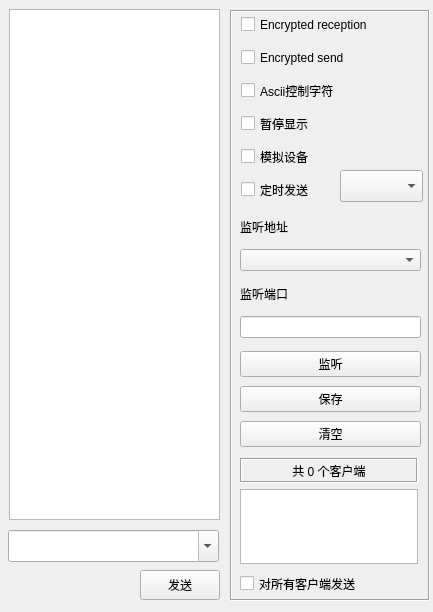
<?xml version="1.0" encoding="UTF-8"?>
<ui version="4.0">
 <class>frmUdpServer</class>
 <widget class="QWidget" name="frmUdpServer">
  <property name="geometry">
   <rect>
    <x>0</x>
    <y>0</y>
    <width>433</width>
    <height>612</height>
   </rect>
  </property>
  <property name="windowTitle">
   <string>Form</string>
  </property>
  <widget class="QTextEdit" name="txtMain">
   <property name="geometry">
    <rect>
     <x>9</x>
     <y>9</y>
     <width>211</width>
     <height>511</height>
    </rect>
   </property>
   <property name="readOnly">
    <bool>true</bool>
   </property>
  </widget>
  <widget class="QFrame" name="frame">
   <property name="geometry">
    <rect>
     <x>230</x>
     <y>10</y>
     <width>200</width>
     <height>591</height>
    </rect>
   </property>
   <property name="minimumSize">
    <size>
     <width>170</width>
     <height>0</height>
    </size>
   </property>
   <property name="maximumSize">
    <size>
     <width>200</width>
     <height>16777215</height>
    </size>
   </property>
   <property name="frameShape">
    <enum>QFrame::Box</enum>
   </property>
   <property name="frameShadow">
    <enum>QFrame::Sunken</enum>
   </property>
   <widget class="QCheckBox" name="ckHexReceive">
    <property name="geometry">
     <rect>
      <x>11</x>
      <y>1</y>
      <width>171</width>
      <height>27</height>
     </rect>
    </property>
    <property name="text">
     <string>Encrypted reception</string>
    </property>
   </widget>
   <widget class="QCheckBox" name="ckHexSend">
    <property name="geometry">
     <rect>
      <x>11</x>
      <y>34</y>
      <width>161</width>
      <height>27</height>
     </rect>
    </property>
    <property name="text">
     <string>Encrypted send</string>
    </property>
   </widget>
   <widget class="QCheckBox" name="ckAscii">
    <property name="geometry">
     <rect>
      <x>11</x>
      <y>67</y>
      <width>129</width>
      <height>27</height>
     </rect>
    </property>
    <property name="text">
     <string>Ascii控制字符</string>
    </property>
   </widget>
   <widget class="QCheckBox" name="ckShow">
    <property name="geometry">
     <rect>
      <x>11</x>
      <y>100</y>
      <width>95</width>
      <height>27</height>
     </rect>
    </property>
    <property name="text">
     <string>暂停显示</string>
    </property>
   </widget>
   <widget class="QCheckBox" name="ckDebug">
    <property name="geometry">
     <rect>
      <x>11</x>
      <y>133</y>
      <width>95</width>
      <height>27</height>
     </rect>
    </property>
    <property name="text">
     <string>模拟设备</string>
    </property>
   </widget>
   <widget class="QCheckBox" name="ckAutoSend">
    <property name="geometry">
     <rect>
      <x>11</x>
      <y>166</y>
      <width>95</width>
      <height>27</height>
     </rect>
    </property>
    <property name="text">
     <string>定时发送</string>
    </property>
   </widget>
   <widget class="QComboBox" name="cboxInterval">
    <property name="geometry">
     <rect>
      <x>110</x>
      <y>160</y>
      <width>83</width>
      <height>32</height>
     </rect>
    </property>
   </widget>
   <widget class="QLabel" name="labCount">
    <property name="geometry">
     <rect>
      <x>10</x>
      <y>448</y>
      <width>178</width>
      <height>25</height>
     </rect>
    </property>
    <property name="minimumSize">
     <size>
      <width>0</width>
      <height>25</height>
     </size>
    </property>
    <property name="frameShape">
     <enum>QFrame::Box</enum>
    </property>
    <property name="frameShadow">
     <enum>QFrame::Sunken</enum>
    </property>
    <property name="text">
     <string>共 0 个客户端</string>
    </property>
    <property name="alignment">
     <set>Qt::AlignCenter</set>
    </property>
   </widget>
   <widget class="QListWidget" name="listWidget">
    <property name="geometry">
     <rect>
      <x>10</x>
      <y>479</y>
      <width>178</width>
      <height>75</height>
     </rect>
    </property>
   </widget>
   <widget class="QCheckBox" name="ckSelectAll">
    <property name="geometry">
     <rect>
      <x>10</x>
      <y>560</y>
      <width>159</width>
      <height>27</height>
     </rect>
    </property>
    <property name="text">
     <string>对所有客户端发送</string>
    </property>
   </widget>
   <widget class="QWidget" name="">
    <property name="geometry">
     <rect>
      <x>10</x>
      <y>200</y>
      <width>181</width>
      <height>128</height>
     </rect>
    </property>
    <layout class="QGridLayout" name="gridLayout">
     <item row="0" column="0">
      <widget class="QLabel" name="labListenIP">
       <property name="text">
        <string>监听地址</string>
       </property>
      </widget>
     </item>
     <item row="1" column="0">
      <widget class="QComboBox" name="cboxListenIP"/>
     </item>
     <item row="2" column="0">
      <widget class="QLabel" name="labListenPort">
       <property name="text">
        <string>监听端口</string>
       </property>
      </widget>
     </item>
     <item row="3" column="0">
      <widget class="QLineEdit" name="txtListenPort"/>
     </item>
    </layout>
   </widget>
   <widget class="QWidget" name="">
    <property name="geometry">
     <rect>
      <x>10</x>
      <y>338</y>
      <width>181</width>
      <height>104</height>
     </rect>
    </property>
    <layout class="QVBoxLayout" name="verticalLayout">
     <item>
      <widget class="QPushButton" name="btnListen">
       <property name="text">
        <string>监听</string>
       </property>
      </widget>
     </item>
     <item>
      <widget class="QPushButton" name="btnSave">
       <property name="text">
        <string>保存</string>
       </property>
      </widget>
     </item>
     <item>
      <widget class="QPushButton" name="btnClear">
       <property name="text">
        <string>清空</string>
       </property>
      </widget>
     </item>
    </layout>
   </widget>
  </widget>
  <widget class="QWidget" name="widget" native="true">
   <property name="geometry">
    <rect>
     <x>10</x>
     <y>530</y>
     <width>191</width>
     <height>32</height>
    </rect>
   </property>
  </widget>
  <widget class="QPushButton" name="btnSend">
   <property name="geometry">
    <rect>
     <x>140</x>
     <y>570</y>
     <width>80</width>
     <height>30</height>
    </rect>
   </property>
   <property name="minimumSize">
    <size>
     <width>80</width>
     <height>0</height>
    </size>
   </property>
   <property name="maximumSize">
    <size>
     <width>80</width>
     <height>16777215</height>
    </size>
   </property>
   <property name="text">
    <string>发送</string>
   </property>
  </widget>
  <widget class="QComboBox" name="cboxData">
   <property name="geometry">
    <rect>
     <x>8</x>
     <y>530</y>
     <width>211</width>
     <height>32</height>
    </rect>
   </property>
   <property name="sizePolicy">
    <sizepolicy hsizetype="Ignored" vsizetype="Fixed">
     <horstretch>0</horstretch>
     <verstretch>0</verstretch>
    </sizepolicy>
   </property>
   <property name="editable">
    <bool>true</bool>
   </property>
  </widget>
 </widget>
 <tabstops>
  <tabstop>txtMain</tabstop>
  <tabstop>ckHexReceive</tabstop>
  <tabstop>ckHexSend</tabstop>
  <tabstop>ckAscii</tabstop>
  <tabstop>ckShow</tabstop>
  <tabstop>ckDebug</tabstop>
  <tabstop>ckAutoSend</tabstop>
  <tabstop>cboxInterval</tabstop>
  <tabstop>cboxListenIP</tabstop>
  <tabstop>txtListenPort</tabstop>
  <tabstop>btnListen</tabstop>
  <tabstop>btnSave</tabstop>
  <tabstop>btnClear</tabstop>
 </tabstops>
 <resources/>
 <connections/>
</ui>
